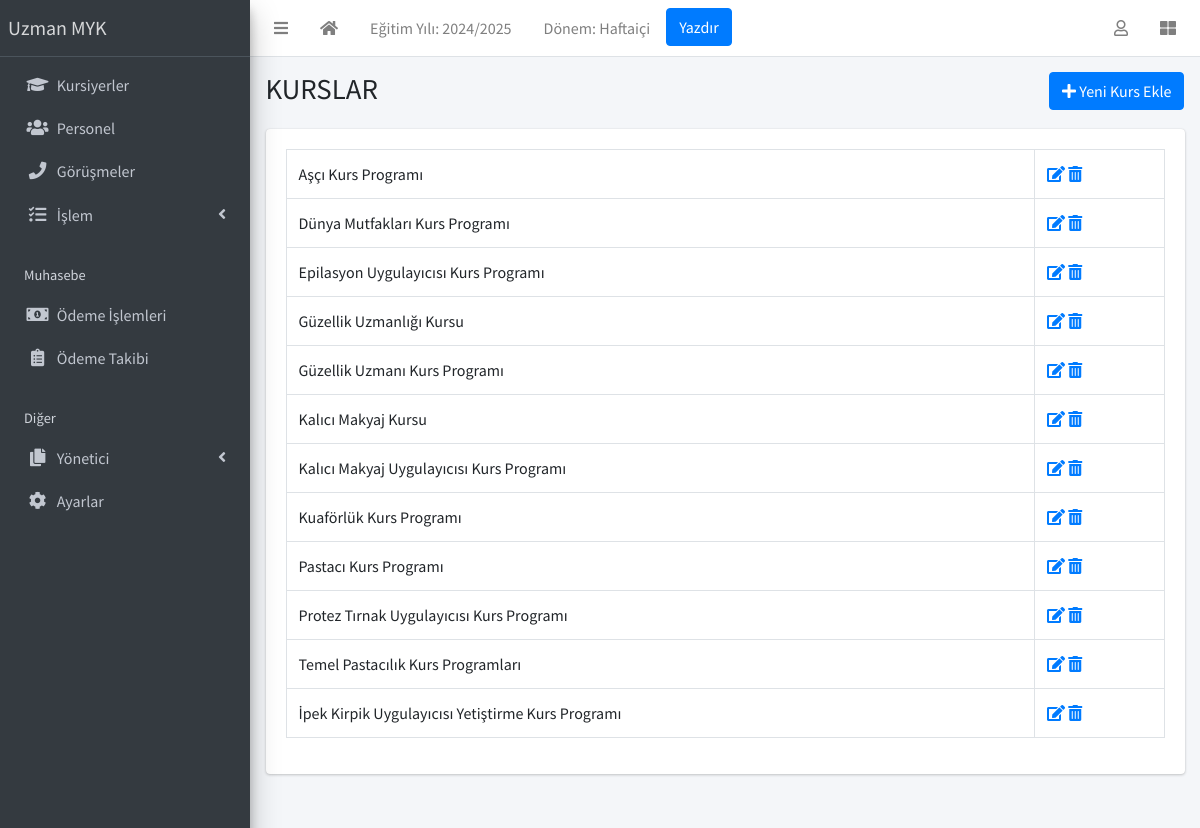
Screenshot of /class/list/ (signed in) with the database file from the repository.
### apps/corecode/models.py (models this page shows, shortened)
class AcademicSession(models.Model):
    name = models.CharField(max_length=200, unique=True, verbose_name = "Eğitim Yılı")
    current = models.BooleanField(default=True, verbose_name = "Aktif Eğitim Yılı")
    class Meta:
        ordering = ["-name"]

class AcademicTerm(models.Model):
    name = models.CharField(max_length=20, unique=True, verbose_name = "Dönem")
    current = models.BooleanField(default=True, verbose_name = "Aktif Dönem")
    class Meta:
        ordering = ["name"]

class SiteConfig(models.Model):
    key = models.SlugField()
    value = models.CharField(max_length=200)

class StudentClass(models.Model):
    name = models.CharField(max_length=200, unique=True, verbose_name = "Sınıf" )
    class Meta:
        verbose_name = "Sınıf"
        verbose_name_plural = "Sınıflar"
        ordering = ["name"]
    def __str__(self):
        return self.name

### apps/corecode/views.py (the view)
# urls.py: path("class/list/", ClassListView.as_view(), name="classes"),
class ClassListView(LoginRequiredMixin, SuccessMessageMixin, ListView):
    model = StudentClass
    template_name = "corecode/class_list.html"
    def get_context_data(self, **kwargs):
        context = super().get_context_data(**kwargs)
        context["form"] = StudentClassForm()
        return context

### apps/corecode/context_processors.py (called while the page is built)
def site_defaults(request):
    current_session = AcademicSession.objects.get(current=True)
    current_term = AcademicTerm.objects.get(current=True)
    vals = SiteConfig.objects.all()
    contexts = {
        "current_session": current_session.name,
        "current_term": current_term.name,
    }
    for val in vals:
        contexts[val.key] = val.value
    return contexts

### apps/corecode/templates/corecode/class_list.html (shortened to what this page needs)
{% extends 'base.html' %}
{% load widget_tweaks %}
{% block title %}
KURSLAR
{% endblock title %}
{% block breadcrumb %}
  <a class="btn btn-primary" href="#" data-toggle="modal" data-target="#modal1">
    <i class="fa fa-plus"></i>
    Yeni Kurs Ekle
  </a>
{% endblock breadcrumb %}
{% block content %}
  <div class="row">
    <div class="col-sm-12">
        <table class="table table-bordered">
          <tbody>
            {% for object in object_list %}
            <tr>
              <td>{{ object }}</td>
              <td><a href="{% url 'class-update' object.id %}"><i
                    class="fa fa-edit"></i></a> <a
                  href="{% url 'class-delete' object.id %}"><i
                    class="fa fa-trash-alt"></i></a></td>
            </tr>
            {% endfor %}
          </tbody>
        </table>
    </div>
  </div>
{% endblock content %}

### templates/base.html (shortened to what this page needs)
{% load static %}
<!DOCTYPE html>
<html lang="tr">
<head>
  <link rel="stylesheet" href="{% static 'plugins/fontawesome-free/css/all.min.css' %}">
  <link rel="stylesheet" href="{% static 'plugins/toastr/toastr.min.css' %}">
  <link rel="stylesheet"
    href="{% static 'plugins/overlayScrollbars/css/OverlayScrollbars.min.css' %}">
  <link rel="stylesheet" href="{% static 'plugins/Datatables/datatables.min.css' %}" />
  <link rel="stylesheet" href="{% static 'dist/css/adminlte.min.css' %}">
</head>
<body
  class="hold-transition sidebar-mini layout-fixed layout-navbar-fixed layout-footer-fixed">
  <div class="wrapper">
    <nav class="main-header navbar navbar-expand navbar-white navbar-light">
      <ul class="navbar-nav">
        <li class="nav-item">
          <a class="nav-link" data-widget="pushmenu" href="#" role="button"><i
              class="fas fa-bars"></i></a>
        </li>
        <li class="nav-item d-none d-sm-inline-block">
          <a href="{% url 'home' %} " class="nav-link"><i class="fa fa-home"></i></a>
        </li>
        <li class="nav-item d-none d-sm-inline-block">
          <a href="{% url 'current-session' %}" class="nav-link">Eğitim Yılı: {{ current_session }}</a>
        </li>
        <li class="nav-item d-none d-sm-inline-block">
          <a href="{% url 'current-session' %}" class="nav-link">Dönem: {{ current_term }}</a>
        </li>
        <li class="nav-item d-none d-sm-inline-block">
          <button onclick="window.print()" class="btn btn-primary">Yazdır</button>
        </li>
      </ul>
      <ul class="navbar-nav ml-auto">
        <li class="nav-item dropdown">
          <a class="nav-link" data-toggle="dropdown" href="#">
            <i class="far fa-user"></i>
          </a>
        </li>
        <li class="nav-item">
          <a class="nav-link" data-widget="control-sidebar" data-slide="true"
            href="#" role="button"><i class="fas fa-th-large"></i></a>
        </li>
      </ul>
    </nav>
    <aside class="main-sidebar sidebar-dark-primary elevation-4">
      <a href="{% url 'home' %}" class="brand-link">{{ school_name | default:"MySchool" }}</a>
      <div class="sidebar">
        <nav class="mt-2">
          <ul class="nav nav-pills nav-sidebar flex-column"
            data-widget="treeview" role="menu" data-accordion="false">
            <li class="nav-item">
              <a href="{% url 'student-list' %}" class="nav-link">
                <i class="nav-icon fas fa-graduation-cap"></i>
                <p>
                  Kursiyerler
                </p>
              </a>
            </li>
            <li class="nav-item">
              <a href="{% url 'staff-list' %}" class="nav-link">
                <i class="nav-icon fas fa-users"></i>
                <p>
                  Personel
                </p>
              </a>
            </li>
            <li class="nav-item">
              <a href="{% url 'call-list' %}" class="nav-link">
                <i class="nav-icon fas fa-phone"></i>
                <p>
                  Görüşmeler
                </p>
              </a>
            </li>
            <li class="nav-item has-treeview">
              <a href="#" class="nav-link">
                <i class="nav-icon fas fa-tasks"></i>
                <p>
                  İşlem
                  <i class="right fas fa-angle-left"></i>
                </p>
              </a>
            </li>
            <li class="nav-header">Muhasebe</li>
            <li class="nav-item">
              <a href="{% url 'invoice-list' %}" class="nav-link">
                <i class="nav-icon fas fa-money-bill-alt"></i>
                <p>
                  Ödeme İşlemleri
                </p>
              </a>
            </li>
            <li class="nav-item">
              <a href="{% url 'invoice-takip' %}" class="nav-link">
                <i class="nav-icon fas fa-clipboard-list"></i>
                <p>
                  Ödeme Takibi
                </p>
              </a>
            </li>
            <li class="nav-header">Diğer</li>
            <li class="nav-item has-treeview">
              <a href="#" class="nav-link">
                <i class="nav-icon fas fa-copy"></i>
                <p>
                  Yönetici
                  <i class="fas fa-angle-left right"></i>
                </p>
              </a>
            </li>
            <li class="nav-item">
              <a href="{% url 'configs' %}" class="nav-link">
                <i class="nav-icon fas fa-cog"></i>
                <p>
                  Ayarlar
                </p>
              </a>
            </li>
          </ul>
        </nav>
      </div>
    </aside>
    <div class="content-wrapper">
      <section class="content-header">
        <div class="container-fluid">
          <div class="row mb-1">
            <div class="col-sm-8">
              <h1>{% block title %}{% endblock title %}</h1>
            </div>
            <div class="col-sm-4">
              <ol class="breadcrumb float-sm-right">
                <li class="breadcrumb-item">{% block breadcrumb %}{% endblock breadcrumb %}</li>
              </ol>
            </div>
          </div>
        </div>
      </section>
      <section class="content">
        <div class="container-fluid">
          <div class="row">
            <div class="col-md-12">
              {% block fullcard %}
              <div class="card">
                <div class="card-body">
                  <div class="row">
                    <div class="col">
                      {% block content %}
                      {% endblock content %}
                    </div>
                  </div>
                </div>
              </div>
              {% endblock fullcard %}
            </div>
          </div>
        </div>
      </section>
    </div>
  </div>
</body>
</html>

### rows the page displays
AcademicSession: name "2024/2025"
AcademicTerm: name "Haftaiçi"
SiteConfig: value "Uzman MYK"
StudentClass: name "Aşçı Kurs Programı"
StudentClass: name "Dünya Mutfakları Kurs Programı"
StudentClass: name "Epilasyon Uygulayıcısı Kurs Programı"
StudentClass: name "Güzellik Uzmanlığı Kursu"
StudentClass: name "Güzellik Uzmanı Kurs Programı"
StudentClass: name "Kalıcı Makyaj Kursu"
StudentClass: name "Kalıcı Makyaj Uygulayıcısı Kurs Programı"
StudentClass: name "Kuaförlük Kurs Programı"
StudentClass: name "Pastacı Kurs Programı"
StudentClass: name "Protez Tırnak Uygulayıcısı Kurs Programı"
StudentClass: name "Temel Pastacılık Kurs Programları"
StudentClass: name "İpek Kirpik Uygulayıcısı Yetiştirme Kurs Programı"
